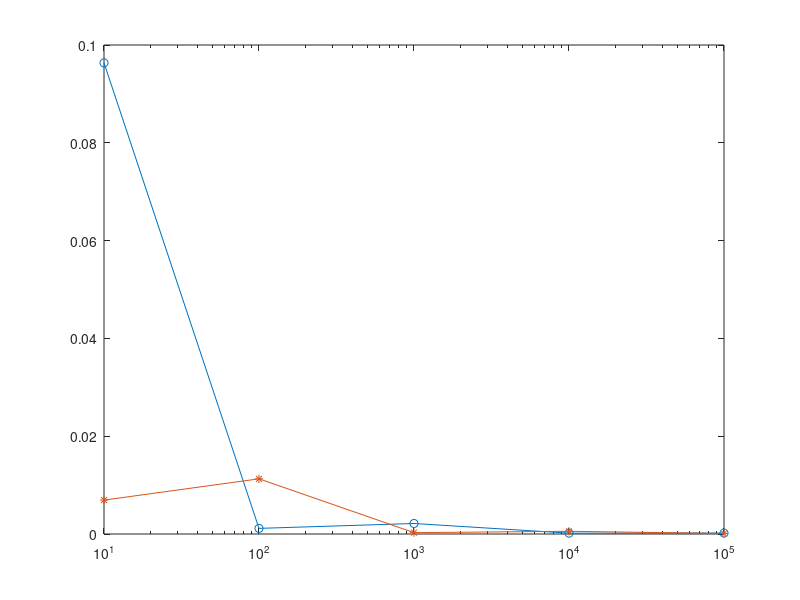

Here is the MATLAB script that generated this plot: (Note: this script raises an error after producing the figure.)
%  Monte Carlo computation of area, algorith 18.1
%  generate random points in the square [0,R]*[0,R]
%  x^2 + y^2 <= R^2 is the condition for the random point to lie inside

clear all; close all; clc;

n     = [10, 100, 1000, 10000, 100000];
area  = zeros (2, length (n));
error = zeros (2, length (n));
R     = 0.5;

for k=1:length(n)
    
    count = 0;
    
    for i=1:n(k)
        x = rand / 2;
        y = rand / 2;
        if x^2 + y^2 <= R^2
            count = count + 1;
        end
    end
    
    area(1,k)  = ( count / n(k) ) * R^2;
    error(1,k) = abs((pi / 4) * R^2 - area(1,k));
    
end

% part (b): algorith 18.2 -------------------------------------------------

for k=1:length(n)
    
    sum = 0;
    
    for i=1:n(k)
        x = rand / 2;
        f = sqrt (R^2 - x^2);
        sum = sum + f;
    end
    
    area(2,k)  = ( sum / n(k) )* R;
    error(2,k) = abs ( (pi / 4) * R^2 - area(2,k) );
    
end

semilogx ( n, error(1,:), '-o', n, error(2,:), '-*' );
legend('Algorithm 18.1','Algorithm 18.2',2, 'location', 'NorthEast');
title('Error comparison of 2 algorithms'); xlabel('n'); ylabel('error');


